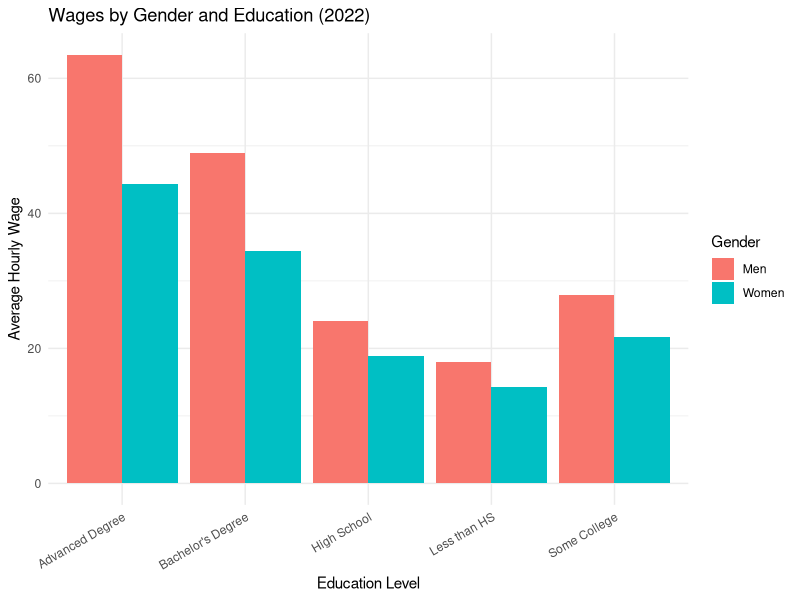
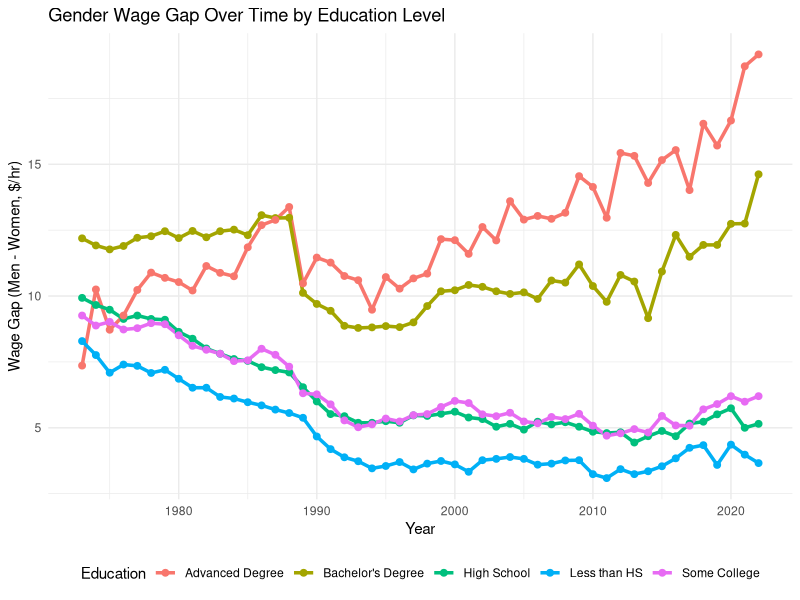
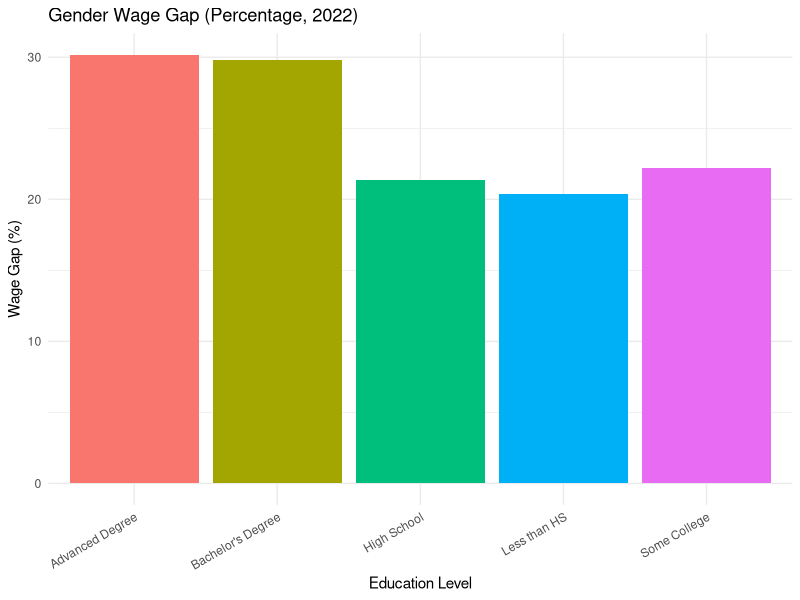
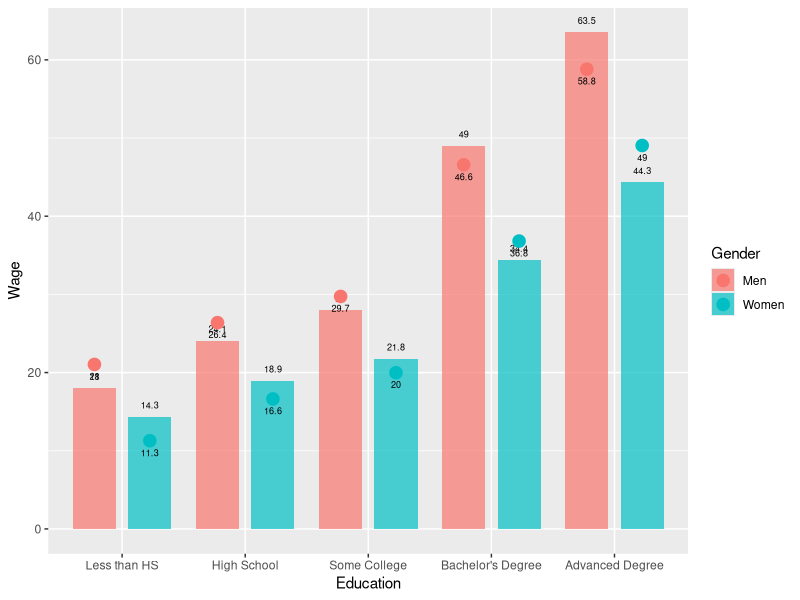

Write the R code that produced these figures, in order.
# Loading necessary libraries
library(tidyverse)
setwd("C:/Users/CHHANDAK/Documents/wage-disparity/datasets")

# Read the data set
wages <- read_csv("wages_by_education.csv")

# 1️⃣ Bar Chart: Men vs Women by Education Level (2022)
latest_data <- wages %>% filter(year == max(year))

gender_wage_data <- tibble(
  Education = c("Less than HS", "High School", "Some College", 
                "Bachelor's Degree", "Advanced Degree"),
  Men = c(latest_data$men_less_than_hs,
          latest_data$men_high_school,
          latest_data$men_some_college,
          latest_data$men_bachelors_degree,
          latest_data$men_advanced_degree),
  Women = c(latest_data$women_less_than_hs,
            latest_data$women_high_school,
            latest_data$women_some_college,
            latest_data$women_bachelors_degree,
            latest_data$women_advanced_degree)
)

gender_wage_long <- gender_wage_data %>%
  pivot_longer(cols = c(Men, Women), names_to = "Gender", values_to = "Wage")

ggplot(gender_wage_long, aes(x = Education, y = Wage, fill = Gender)) +
  geom_bar(stat = "identity", position = "dodge") +
  labs(title = "Wages by Gender and Education (2022)",
       x = "Education Level", y = "Average Hourly Wage") +
  theme_minimal() +
  theme(axis.text.x = element_text(angle = 30, hjust = 1))

# 2️⃣ Line Chart: Gender Wage Gap Over Time
wage_gap <- wages %>%
  transmute(
    year,
    `Less than HS` = men_less_than_hs - women_less_than_hs,
    `High School` = men_high_school - women_high_school,
    `Some College` = men_some_college - women_some_college,
    `Bachelor's Degree` = men_bachelors_degree - women_bachelors_degree,
    `Advanced Degree` = men_advanced_degree - women_advanced_degree
  )

wage_gap_long <- wage_gap %>%
  pivot_longer(cols = -year, names_to = "Education", values_to = "Wage_Gap")

ggplot(wage_gap_long, aes(x = year, y = Wage_Gap, color = Education)) +
  geom_line(size = 1.2) +
  geom_point(size = 2) +
  labs(title = "Gender Wage Gap Over Time by Education Level",
       x = "Year", y = "Wage Gap (Men - Women, $/hr)") +
  theme_minimal() +
  theme(legend.position = "bottom")

# 3️⃣ Bar Plot: Gender Wage Gap as Percentage
gap_percent <- tibble(
  Education = c("Less than HS", "High School", "Some College", 
                "Bachelor's Degree", "Advanced Degree"),
  Gap_Percent = 100 * (c(latest_data$men_less_than_hs, latest_data$men_high_school, latest_data$men_some_college,
                         latest_data$men_bachelors_degree, latest_data$men_advanced_degree) -
                         c(latest_data$women_less_than_hs, latest_data$women_high_school, latest_data$women_some_college,
                           latest_data$women_bachelors_degree, latest_data$women_advanced_degree)) /
    c(latest_data$men_less_than_hs, latest_data$men_high_school, latest_data$men_some_college,
      latest_data$men_bachelors_degree, latest_data$men_advanced_degree)
)

ggplot(gap_percent, aes(x = Education, y = Gap_Percent, fill = Education)) +
  geom_bar(stat = "identity") +
  labs(title = "Gender Wage Gap (Percentage, 2022)",
       y = "Wage Gap (%)", x = "Education Level") +
  theme_minimal() +
  theme(axis.text.x = element_text(angle = 30, hjust = 1), legend.position = "none")

# 4️⃣ Heatmap: Wages for Black and Hispanic Women (2022)
#library(tidyverse)
#heat_data <- latest_data %>%
#select(
#black_women_less_than_hs, black_women_high_school, black_women_some_college,
#black_women_bachelors_degree, black_women_advanced_degree,
#hispanic_women_less_than_hs, hispanic_women_high_school, hispanic_women_some_college,
#hispanic_women_bachelors_degree, hispanic_women_advanced_degree
#) %>%
#pivot_longer(cols = everything(), names_to = "Group", values_to = "Wage") %>%
#mutate(
#Ethnicity = ifelse(str_detect(Group, "black"), "Black Women", "Hispanic Women"),
#Education = case_when(
#str_detect(Group, "less_than_hs") ~ "Less than HS",
#str_detect(Group, "high_school") ~ "High School",
#str_detect(Group, "some_college") ~ "Some College",
#str_detect(Group, "bachelors_degree") ~ "Bachelor's Degree",
#str_detect(Group, "advanced_degree") ~ "Advanced Degree"
#)
#)
#ggplot(heat_data, aes(x = Education, y = Ethnicity, fill = Wage)) +
#geom_tile(color = "white") +
#geom_text(aes(label = round(Wage, 2)), size = 3) +  # 💬 adds wage labels
#scale_fill_gradientn(
#colours = c("#fff7bc", "#fec44f", "#d95f0e"),  # Soft yellow to deep orange
#values = scales::rescale(c(min(heat_data$Wage), mean(heat_data$Wage), max(heat_data$Wage))),
#name = "Wage ($/hr)"
#)+
#labs(title = "Wages of Black & Hispanic Women by Education",
# x = "Education Level", y = "Group") +
# theme_minimal() +
# theme(axis.text.x = element_text(angle = 30, hjust = 1))

# 5️⃣ Linear Regression: Predicting Wages from Education & Gender

# Prepare the data for modeling
model_data <- gender_wage_long  # Already has Education, Gender, Wage

# Convert Education and Gender to factors (important for modeling)
model_data <- model_data %>%
  mutate(
    Education = factor(Education, levels = c("Less than HS", "High School", "Some College", "Bachelor's Degree", "Advanced Degree")),
    Gender = factor(Gender)
  )

# Fit the linear model
wage_model <- lm(Wage ~ Education + Gender, data = model_data)

# Show model summary
summary(wage_model)

# Predicted wages from the model
model_data$Predicted_Wage <- predict(wage_model, model_data)

# Plot actual vs predicted wages with labels
ggplot(model_data, aes(x = Education, y = Wage, fill = Gender)) +
  # Bar plot for actual wages
  geom_col(position = position_dodge(width = 0.9), alpha = 0.7, width = 0.7) +
  
  # Actual wage labels on bars
  geom_text(aes(label = round(Wage, 0.5)),
            position = position_dodge(width = 0.9),
            vjust = -1.2, size = 2.3, color = "black") +
  
  # Predicted wage points
  geom_point(aes(y = Predicted_Wage, color = Gender),
             position = position_dodge(width = 0.9), shape = 21, size = 3, stroke = 1.2) +
  
  # Predicted wage labels near points
  geom_text(aes(y = Predicted_Wage, label = round(Predicted_Wage, 1), group = Gender),
            position = position_dodge(width = 0.9),
            vjust = 2.2, size = 2.3, color = "black")

# Plot labels and theme
labs(title = "Actual vs Predicted Wages by Education and Gender (2022)",
     subtitle = "Bars = Actual Wages | Dots = Predicted Wages from Linear Regression",
     y = "Wage ($/hr)", x = "Education Level") +
  scale_fill_manual(values = c("Men" = "#fca5a5", "Women" = "#7dd3fc")) +
  scale_color_manual(values = c("Men" = "#b91c1c", "Women" = "#0369a1")) +
  theme_minimal() +
  theme(axis.text.x = element_text(angle = 30, hjust = 1),
        plot.subtitle = element_text(size = 10, face = "italic"))
